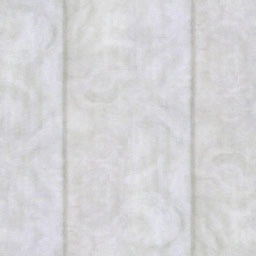
//> input picture segbot_gazebo/Media/models/segbot_test_world/Blinds_Vertical_Pattern_.jpg, 256 x 256 px
$ ./findContours ../../../segbot_gazebo/Media/models/segbot_test_world/Blinds_Vertical_Pattern_.jpg ../../../segbot_gazebo/Media/models/segbot_test_world/Brick_Antique_.jpg   (built with g++ and OpenCV 4)
//> lines starting //> are read from the running program, lines starting //| are printed output that depends on the picture
#include "opencv2/highgui/highgui.hpp"
#include "opencv2/imgproc/imgproc.hpp"
#include <iostream>
#include <stdio.h>
#include <stdlib.h>
#include <math.h>


//file io
#include <cstdlib>
#include <iostream>
#include <string>
#include <fstream>
#include <sstream>
#include <cstring>

using namespace cv;
using namespace std;

#define PIXELS_PER_METER 3779.5275593333

Mat src; Mat src_gray;
int thresh = 100;
int max_thresh = 255;
RNG rng(12345);

std::string fileName;
/// Function header
void thresh_callback(int, void* );

/** @function main */
//cmd arguments: include filename without extension.
int main( int argc, char** argv )
{
	    Mat src, dst, color_dst, thresh_dst, in, scaled;
    if( argc == 1 || !(src=imread(argv[1], 0)).data)
        return -1;
    else if(argc >= 3)
		fileName = argv[2];
	else
		fileName = "sampleOutput";
	cout << endl << "Please note that the input image is scaled to a square." << endl;
	cout << "In order to preserve prespective, use a 1:1 aspect ratio." << endl;
  /// Load source image and convert it to gray
	in = imread( argv[1], 1 );
//> in is the input picture: 256 rows x 256 cols, CV_8UC3; mean B, G, R 214.6, 212.1, 212.6
	if(argc > 3){
		Size size(375,375);//the dst image size,e.g.100x100
		resize(in,src,size);//resize image
	}
	else
		src = in;

  	flip(src, src, 1);
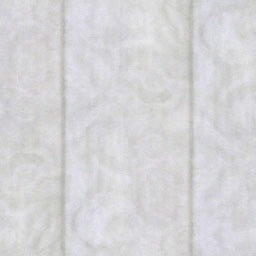
//> src: 256 rows x 256 cols, CV_8UC3; mean B, G, R 214.6, 212.1, 212.6

  //Size size(400,400);
  //Mat dst

  /// Convert image to gray and blur it
  cvtColor( src, src_gray, CV_BGR2GRAY );
  blur( src_gray, src_gray, Size(3,3) );

  /// Create Window
  //char* source_window = "Source";
  //namedWindow( source_window, CV_WINDOW_AUTOSIZE );
  //imshow( source_window, src );

  thresh_callback( 0, 0 );

  waitKey(0);
  return(0);
}

void writeToFile(  vector<vector<Point> > points, string cmdCode){
  double valx, valy;
  double delta_x, delta_y, distance;
  int lastIndexDrawn = 0;
  bool printedCMD = false; //used to track if the CMD code has been printed - only gets printed if there are contour points that haven't been filtered out
  std::string fileDir = "drawing_files/" + fileName + ".cdcode";
    ofstream filestr(fileDir.c_str());
     for(int r = 0; r < points.size(); r++){
      for(int g = 0; g < points[r].size(); g++){
		  if(g != 0 || g < points[r].size() - 1){
			  	delta_x = points[r][g].x - points[r][g - lastIndexDrawn].x;
				delta_y = points[r][g].y - points[r][g - lastIndexDrawn].y;
				distance = sqrt((delta_x * delta_x) + (delta_y * delta_y));
				if(distance >= (.008 * PIXELS_PER_METER)){
          if(!printedCMD){
            filestr << cmdCode;
            printedCMD = true;
          }
					lastIndexDrawn = 1;
					valx = points[r][g].x / PIXELS_PER_METER;
					valy = points[r][g].y / PIXELS_PER_METER;
					filestr << " X:" << valx << " Y:" << valy;
				}
				else
					lastIndexDrawn++;
		  }
		  else{
        //cout << "r size: " << points.size();
        //cout << " g size: " << points[r].size();
         valx = points[r][g].x / PIXELS_PER_METER;
         valy = points[r][g].y / PIXELS_PER_METER;
         filestr << " X:" << valx << " Y:" << valy;
		 }
      }
      if(printedCMD) //only produce CRLF if a CMDcode was printed
        filestr << endl;
      printedCMD = false;
    }
   filestr.close();
}

/** @function thresh_callback */
void thresh_callback(int, void* )
{
  Mat canny_output;
  vector<vector<Point> > contours;
  vector<vector<Point> > meterContours;
  vector<Vec4i> hierarchy;

  /// Detect edges using canny
  Canny( src_gray, canny_output, 100, 200, 3, true );
//> canny_output: 256 rows x 256 cols, CV_8UC1; every value is 0
  /// Find contours
  findContours( canny_output, contours, hierarchy, CV_RETR_EXTERNAL,  CV_CHAIN_APPROX_TC89_KCOS, Point(0, 0) );
//> contours = 0 contours
  meterContours = contours;
//> meterContours = 0 contours
  for(int r = 0; r < contours.size(); r++){
    //cout << "Next contour point: ";
    for(int g = 0; g < contours[r].size(); g++){
      double valx = contours[r][g].x / PIXELS_PER_METER;
      double valy = contours[r][g].y / PIXELS_PER_METER;
      //out << "pt: " << valx << " " << valy;
    }
    //cout << endl;
  }
//> this loop made 0 passes
  writeToFile(meterContours, "P2P");
//> after the loop in writeToFile, `for(int r = 0; r < points.size(); r++)`: delta_x = 0; printedCMD = false; lastIndexDrawn = 0
  cout << endl << "Total size of contors: " << contours.size() << endl;
//| Total size of contors: 0
  cout << endl << "File created successfully!" << endl;
  cout << "To exit, press any key in the popup window." << endl;

  /// Draw contours
  Mat drawing = Mat::zeros( canny_output.size(), CV_8UC3 );
  for( int i = 0; i< contours.size(); i++ )
     {
       Scalar color = Scalar( rng.uniform(0, 255), rng.uniform(0,255), rng.uniform(0,255) );
       drawContours( drawing, contours, i, color, 1, 8, hierarchy, 0, Point() );
     }
//> drawing: 256 rows x 256 cols, CV_8UC3; every value is 0

  /// Show in a window
  namedWindow( "Contours", CV_WINDOW_AUTOSIZE );
  imshow( "Contours", drawing );
}
